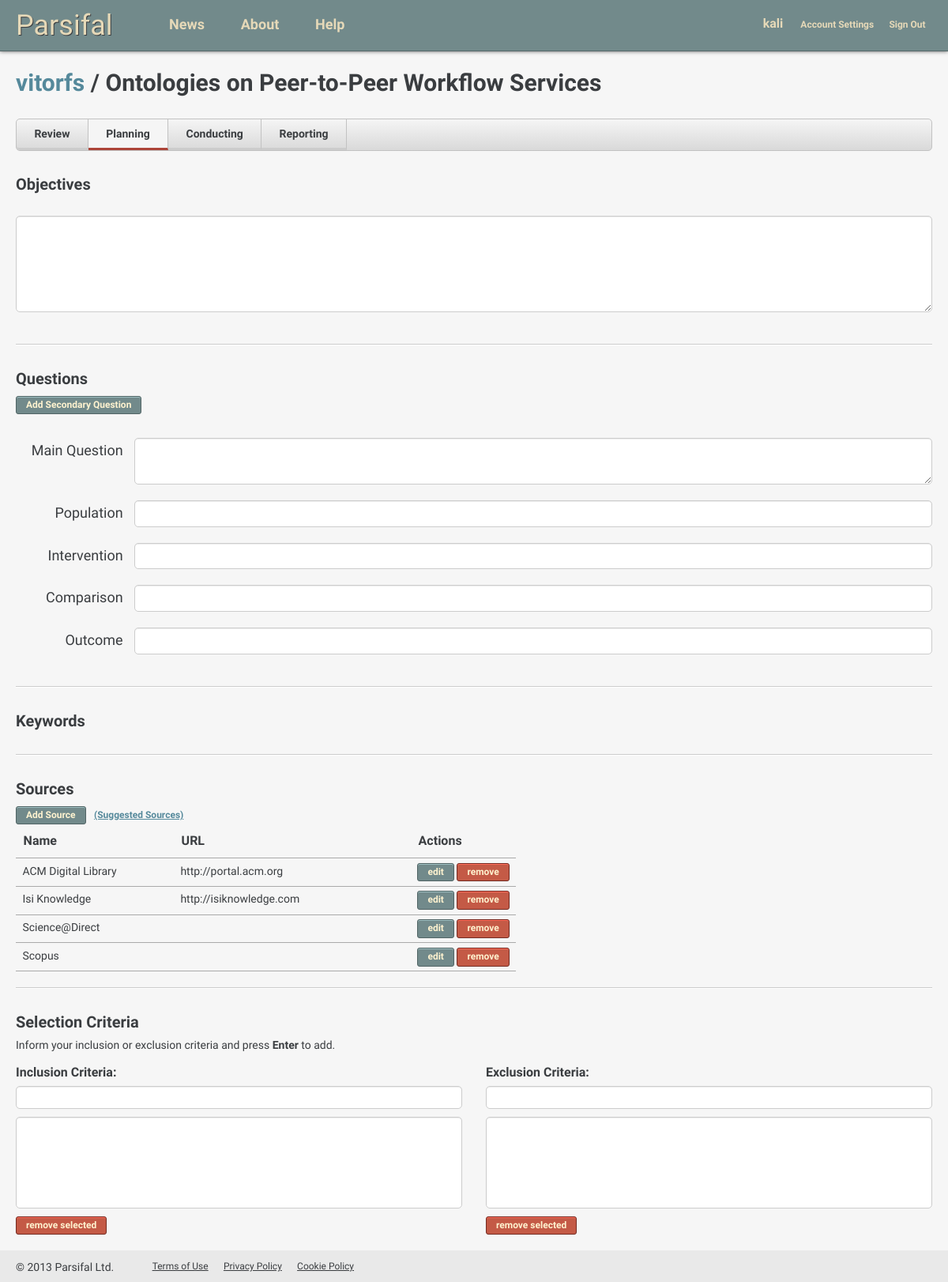
Page /vitorfs/peer-to-peer/planning/ (signed in) on the committed database.
### reviews/models.py (models this page shows, shortened)
class Review(models.Model):
    short_name = models.CharField(max_length=50) #TODO: Change var name to Name
    title = models.CharField(max_length=200)
    description = models.CharField(max_length=500)
    user = models.ForeignKey(User) #TODO: Change var name to Author
    create_date = models.DateTimeField(auto_now_add=True, blank=True)
    last_update = models.DateTimeField()
    co_authors = models.ManyToManyField(User, related_name="co+")
    objective = models.TextField(max_length=1000, null=True)
    questions = models.ManyToManyField(Question)
    sources = models.ManyToManyField(Source)
    class Meta:
        verbose_name = "Review"
        verbose_name_plural = "Reviews"

class Source(models.Model):
    name = models.CharField(max_length=100)
    url = models.CharField(max_length=200)
    class Meta:
        verbose_name = "Source"
        verbose_name_plural = "Sources"
        ordering = ("name",)

### reviews/views.py (the view)
@login_required
def planning(request, username, review_name):
    review = Review.objects.get(short_name=review_name)
    context = RequestContext(request, {'review': review})
    return render_to_response('reviews/planning.html', context)

### reviews/templates/reviews/planning.html (shortened to what this page needs)
{% extends 'base_app.html' %}
{% block head_extra %}
  <link href="{{ STATIC_URL }}css/review.css" rel="stylesheet" media="screen">
  <link href="{{ STATIC_URL }}css/planning.css" rel="stylesheet" media="screen">
{% endblock head_extra %}
{% block content %}
  {% include "reviews/review_header.html" with active_menu="planning" %}
  <section id="objective-section" class="clearfix">
    <h2>Objectives</h2>
    <form method="post" action="." class="form-block">
      <div class="form-row">
        <textarea rows="5"></textarea>
      </div>
    </form>
  </section>
  <hr>
  <section id="question-section" class="clearfix">
    <h2>Questions</h2>
    <button type="button" class="btn btn-small">Add Secondary Question</button>
    <form method="post" action="." class="form-block">
      <div class="form-row">
        <div class="label-container">
          <label for="">Main Question</label>
        </div>
        <div class="input-container">
          <textarea rows="2"></textarea>
        </div>
      </div>
      <div class="form-row">
        <div class="label-container">
          <label for="population">Population</label>
        </div>
        <div class="input-container">
          <input type="text" id="population" name="population" placeholder="">
        </div>
      </div>
      <div class="form-row">
        <div class="label-container">
          <label for="">Intervention</label>
        </div>
        <div class="input-container">
          <input type="text" id="" name="" placeholder="">
        </div>
      </div>
      <div class="form-row">
        <div class="label-container">
          <label for="">Comparison</label>
        </div>
        <div class="input-container">
          <input type="text" id="" name="" placeholder="">
        </div>
      </div>
      <div class="form-row">
        <div class="label-container">
          <label for="">Outcome</label>
        </div>
        <div class="input-container">
          <input type="text" id="" name="" placeholder="">
        </div>
      </div>
    </form>
  </section>
  <hr>
  <section id="keywords-section" class="clearfix">
    <h2>Keywords</h2>
  </section>
  <hr>
  <section id="sources-section" class="clearfix">
    <h2>Sources</h2>
    <button type="button" class="btn btn-small" id="btn-add-source">Add Source</button>
    <button type="button" class="btn btn-link btn-small" style="margin-left: 8px;" id="btn-suggested-sources">(Suggested Sources)</button>
    <table class="table" id="tbl-sources">
      <thead>
        <tr>
          <th style="width: 200px">Name</th>
          <th style="width: 300px">URL</th>
          <th>Actions</th>
        </tr>
      </thead>
      <tbody>
        {% for source in review.sources.all %}
          <tr source-id="{{ source.id }}">
            <td>{{ source.name }}</td>
            <td>{{ source.url }}</td>
            <td><button type="button" class="btn btn-small">edit</button> <button type="button" class="btn btn-warning btn-small btn-remove-source">remove</a></td>
          </tr>
        {% endfor %}
      </tbody>
    </table>
  </section>
  <hr>
  <section id="selection-section" class="clearfix">
    <h2>Selection Criteria</h2>
    <p>Inform your inclusion or exclusion criteria and press <strong>Enter</strong> to add.</p>
    <div style="width:50%;float:left;padding-right:15px;">
      <h3>Inclusion Criteria:</h3>
      <input type="text" id="input-inclusion" style="width:100%">
      <select multiple="multiple" size="6" style="width: 100%; margin: 10px 0;" id="inclusion-criteria"></select>
      <button type="button" class="btn btn-warning btn-small">remove selected</button>
    </div>
    <div style="width:50%;float:left;padding-left:15px;">
      <h3>Exclusion Criteria:</h3>
      <input type="text" id="input-exclusion" style="width:100%">
      <select multiple="multiple" size="6" style="width: 100%; margin: 10px 0;" id="exclusion-criteria"></select>
      <button type="button" class="btn btn-warning btn-small">remove selected</button>
    </div>
  </section>
{% endblock content %}

### templates/base_app.html (shortened to what this page needs)
<!DOCTYPE html>
<html>
<head>
  <link href="{{ STATIC_URL }}css/style_app.css" rel="stylesheet" media="screen">
  {% block head_extra %}
  {% endblock head_extra %}
</head>
<body>
  <header class="wrapper">
    <h1><a href="/">Parsifal</a></h1>
    <nav class="menu">
      <a href="#">News</a>
      <a href="#">About</a>
      <a href="#">Help</a>
    </nav>
    <nav class="signedin">
      <a href="/{{ user.username }}/" class="user">{{ user.username }}</a>
      <a href="/users/profile/">Account Settings</a>
      <a href="/signout/">Sign Out</a>
    </nav>
  </header>
  <section class="content wrapper">
    {% block content %}
    {% endblock content %}
    <div class="push"></div>
  </section>
  <footer class="wrapper">
    <p>© 2013 Parsifal Ltd.</p>
    <ul>
      <li><a href="#">Terms of Use</a></li>
      <li><a href="#">Privacy Policy</a></li>
      <li><a href="#">Cookie Policy</a></li>
    </ul>
  </footer>
</body>
</html>

### reviews/templates/reviews/review_header.html (shortened to what this page needs)
<h1><a href="/{{ review.user.username }}/">{{ review.user.username }}</a> / {{ review.title }}</h1>
<ul class="review-menu">
  <li {% if active_menu == "review"%} class="active" {% endif %}><a href="/{{ review.user.username }}/{{ review.short_name }}/">Review</a></li>
  <li {% if active_menu == "planning"%} class="active" {% endif %}><a href="/{{ review.user.username }}/{{ review.short_name }}/planning/">Planning</a></li>
  <li {% if active_menu == "conducting"%} class="active" {% endif %}><a href="/{{ review.user.username }}/{{ review.short_name }}/conducting/">Conducting</a></li>
  <li {% if active_menu == "reporting"%} class="active" {% endif %}><a href="/{{ review.user.username }}/{{ review.short_name }}/reporting/">Reporting</a></li>
</ul>

### static/css/style_app.css (style rules this page uses)
* { -moz-box-sizing: border-box; -webkit-box-sizing: border-box; box-sizing: border-box; }
html, body { height: 100%; }
body { background: #F6F6F6; color: #3A3D40; font-family: "Source Sans Pro", Tahoma, Arial, sans-serif; font-weight: 400; font-size: 62.5%; }
header { background: #728A8B; height: 65px; border-bottom: 1px solid #56696A; position: fixed; width: 100%; box-shadow: 0 0 5px rgba(0, 0, 0, .6); z-index: 1000; }
header h1 { font-family: Playball, cursive; font-size: 3.6em; float: left; padding-top: .4em; font-weight: 400; margin: 0; text-shadow: 1px 1px 0 #3A3D40; }
header h1 a { color: #E6D9B8; text-decoration: none; }
header nav.menu { float: left; padding-top: 2.2em; padding-left: 5em; }
header nav.menu a { padding: 0 1.2em; color: #E6D9B8; text-decoration: none; font-size: 1.8em; font-weight: bold; }
header nav.signedin { padding-top: 2.2em; float: right; }
header nav.signedin a { color: #E6D9B8; text-decoration: none; font-size: 1.2em; padding: 0 .7em; font-weight: bold; }
header nav.signedin a.user { font-size: 1.6em; }
.wrapper { width: 100%; padding: 0 20px; }
.content { padding: 90px 20px 20px; min-height: 100%; height: auto !important; height: 100%; margin: 0 auto -40px; }
footer { background-color: #E9E9E9; height: 40px; }
footer p { padding-top: 1em; color: #3A3D40; font-size: 1.4em; font-weight: 400; float: left; margin: 0; }
footer ul { float: left; padding-top: 1.4em; padding-left: 2em; }
footer ul li { display: inline; font-size: 1.2em; padding: 0 .7em; }
footer ul li a { color: #3A3D40; text-decoration: underline; }
.push { height: 40px; }
hr { border: none; border-top: 1px solid #CCC; border-bottom: 1px solid #FFF; margin: 20px 0; }
ul { margin-left: 20px; }
ul li { font-size: 1.4em; padding: .2em 0; list-style: square; }

### reviews/static/css/review.css (style rules this page uses)
ul.review-menu { width: 100%; margin: 0; margin-bottom: 20px; padding: 0; border: 1px solid #C2C2C2; background: #F5F5F5; border-radius: 5px; background: -moz-linear-gradient(top, #F5F5F5 0%, #D9D9D9 100%); background: -webkit-linear-gradient(top, #F5F5F5 0%, #D9D9D9 100%); background: -o-linear-gradient(top, #F5F5F5 0%, #D9D9D9 100%); font-size: 0; }
ul.review-menu li { display: inline-block; list-style: none; padding: 0; font-size: 14px; border-bottom: 3px solid #CCCCCC; border-right: 1px solid #C2C2C2; }
ul.review-menu li:first-child { border-bottom-left-radius: 5px; }
ul.review-menu li a { display: block; padding: .8em 1.6em; font-weight: 600; color: #3A3D40; }
ul.review-menu li:first-child { border-top-left-radius: 5px; border-bottom-left-radius: 5px; }
ul.review-menu li.active { background: #F5F5F5; color: #666B71; border-bottom: 3px solid #AC4539; }

### reviews/static/css/planning.css (style rules this page uses)
#tbl-sources { width: auto; }
#tbl-sources tbody tr td { padding: 0.4em 0.6em; }

### static/css/clearfix.css (style rules this page uses)
.clearfix:before, .clearfix:after { content: ""; display: table; }
.clearfix:after { clear: both; }
.clearfix { zoom: 1; }

### static/css/button.css (style rules this page uses)
.btn { border: 1px solid #516465; border-radius: 3px; cursor: pointer; background-color: #728A8B; color: #FFF3D0; font-size: 14px; padding: 6px 12px; display: inline-block; margin-bottom: 0; font-weight: 600; line-height: 1.4em; box-shadow: 0px 1px 0 0px rgba(179, 216, 219, .7) inset; }
.btn-small { font-size: 12px; line-height: .8em; }
.btn-warning { border-color: #732B22; background: #C45A46; box-shadow: 0px 1px 0 0px #FF6C5A inset; }
.btn-link { border: none; background: none; color: #55899B; text-decoration: underline; box-shadow: none; padding-left: 0; padding-right: 0; }

### static/css/table.css (style rules this page uses)
.table { width: 100%; border-collapse: collapse; border-spacing: 0; }
.table td, .table th { font-size: 1.4em; padding: .8em .6em; text-align: left; }
.table thead tr th { font-size: 1.6em; font-weight: 600; }
.table tr { border-bottom: 1px solid #AAA; }

### static/css/typography.css (style rules this page uses)
h1, h2, h3, h4, h5, h6 { font-weight: 600; }
h1 { font-size: 3em; margin-bottom: 1em; }
h2 { font-size: 2em; margin: .6em 0; text-shadow: 0 0 1px #FFF; }
h3 { font-size: 1.6em; margin: .6em 0; }
a { color: #55899B; text-decoration: none; }
p { font-size: 1.4em; margin-bottom: .7em; }
strong { font-weight: 700; }

### rows in the picture
Review: user.username "vitorfs", title "Ontologies on Peer-to-Peer Workflow Services"
Source: name "ACM Digital Library", url "http://portal.acm.org"
Source: name "Isi Knowledge", url "http://isiknowledge.com"
Source: name "Science@Direct"
Source: name "Scopus"

### other values in the picture
{{ user.username }} "kali"
